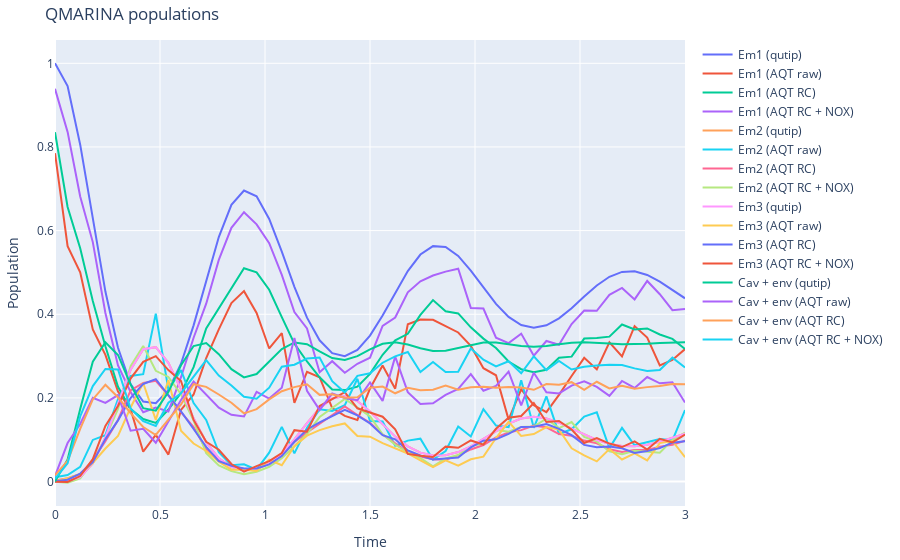

The code cell stored with this chart in its notebook:
### Code cell
fig = go.Figure(layout=dict(title="QMARINA populations", xaxis_title="Time", yaxis_title="Population", margin=dict(t=40, l=20, r=20, b=20)))

for label, bitstr, sim_pop in zip(labels, bitstrs, sim_pops):
    fig.add_trace(go.Scatter(x=times, y=sim_pop, name=label + " (qutip)"))
    fig.add_trace(go.Scatter(x=times, y=raw_data[bitstr], name=label + " (AQT raw)"))
    fig.add_trace(go.Scatter(x=times, y=rc_data[bitstr], name=label + " (AQT RC)"))
    fig.add_trace(go.Scatter(x=times, y=nox_data[bitstr], name=label + " (AQT RC + NOX)"))

fig.show()
